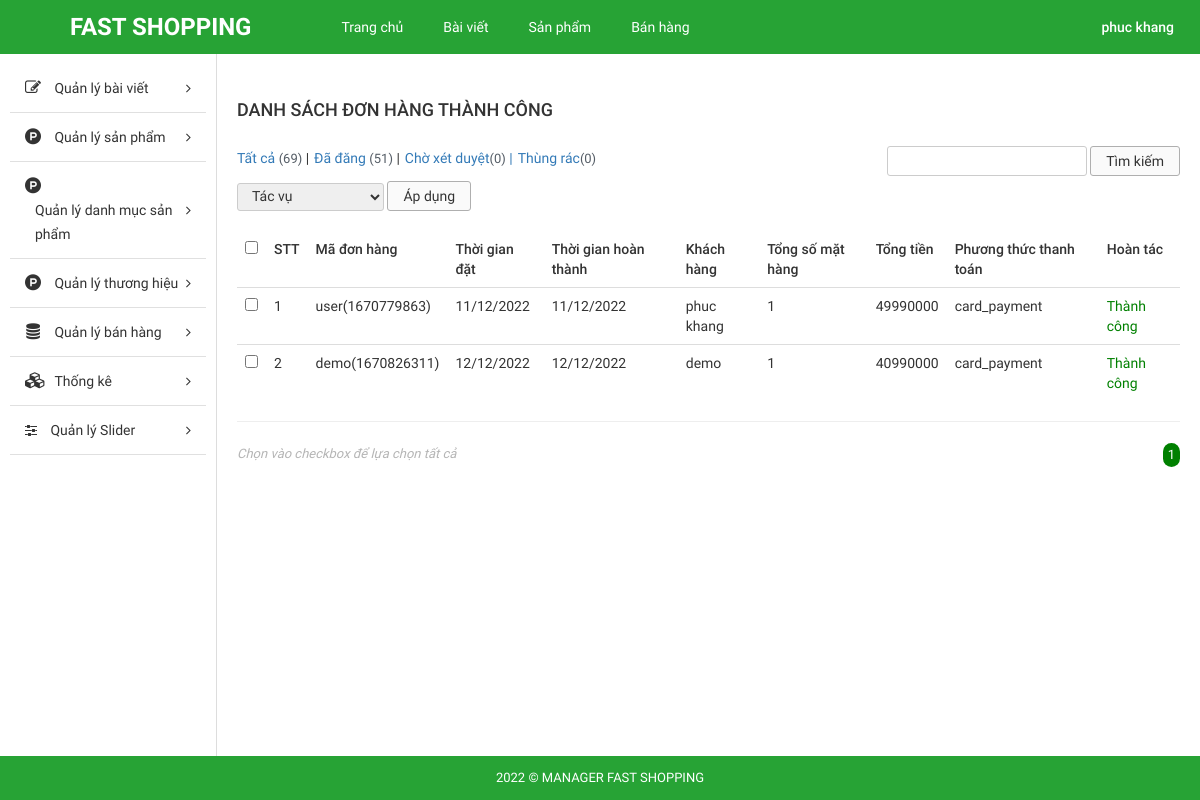
Page /Source_code/admin/index.php?modules=orders&controllers=index&action=list (signed in) on the committed database.
### tables this page shows
CREATE TABLE IF NOT EXISTS `tbl_order` (
  `id` int(11) NOT NULL AUTO_INCREMENT,
  `custom_id` int(11) NOT NULL,
  `total_price` float NOT NULL,
  `total_num_product` int(11) NOT NULL,
  `create_date` varchar(255) NOT NULL,
  `note` text NOT NULL,
  `payment_method` varchar(255) NOT NULL,
  `status` enum('Thành công','Chờ xác nhận','Hủy','') NOT NULL,
  `id_cart` int(11) NOT NULL,
  `time` varchar(255) NOT NULL,
  `code` varchar(255) NOT NULL,
  `date_confirm` varchar(255) NOT NULL,
  PRIMARY KEY (`id`),
  KEY `id_cart` (`id_cart`),
  KEY `tbl_order_ibfk_1` (`custom_id`)
);

### Source_code/admin/libraries/database.php (called while the page is built, shortened)
<?php
function db_query($query_string) {
    global $conn;
    $result = mysqli_query($conn, $query_string);
    return $result;
}
function db_fetch_row($query_string) {
    $mysqli_result = db_query($query_string);
    $result = mysqli_fetch_assoc($mysqli_result);
    return $result;
}
function db_fetch_array($query_string) {
    $result = array();
    $mysqli_result = db_query($query_string);
    while ($row = mysqli_fetch_assoc($mysqli_result)) {
        $result[] = $row;
    }
    return $result;
}

### Source_code/admin/modules/orders/models/indexModel.php (called while the page is built, shortened)
<?php
function getAllOrder(){
	return db_fetch_array("SELECT * FROM `tbl_order` WHERE `status` ='Thành công'");
}
function getNameCus($id){
	$data = db_fetch_row("SELECT * FROM `tbl_customer` WHERE `id` = '$id'");
	return $data['fullname'];
}
 ?>

### Source_code/admin/modules/orders/controllers/indexController.php (called while the page is built, shortened)
<?php
function listAction() {
	$data_tmp = getAllOrder();
	foreach ($data_tmp as $key => $value) {
		$data_tmp[$key]['fullname'] = getNameCus($data_tmp[$key]['custom_id']);
	}
	if(!empty($_GET['page'])){
		$page = $_GET['page'];
	}else{
		$page =1;
	}
	$numProduct = count($data_tmp);
	$productOnPage = 5;
	$num = ceil($numProduct/$productOnPage);
	$start = ($page - 1) * $productOnPage;
	$res =[];
	for ($i=$start; $i < $start+$productOnPage; $i++) {
		if(isset($data_tmp[$i]))
        $res[] = $data_tmp[$i];
	};
	$data = [$res, $num, $page];
	load_view('list',$data);
}
?>

### Source_code/admin/core/router.php (called while the page is built, shortened)
<?php
$action_name = get_action().'Action';
call_function(array('construct', $action_name));

### Source_code/admin/core/appload.php (called while the page is built, shortened)
<?php
require CONFIGPATH . DIRECTORY_SEPARATOR . 'database.php';
require LIBPATH . DIRECTORY_SEPARATOR . 'database.php';
require COREPATH . DIRECTORY_SEPARATOR . 'base.php';
require COREPATH . DIRECTORY_SEPARATOR . 'router.php';

### Source_code/admin/index.php (called while the page is built, shortened)
<?php
require COREPATH.DIRECTORY_SEPARATOR.'appload.php';

### Source_code/admin/modules/orders/views/listView.php (the view, shortened to what this page needs)
<div id="main-content-wp" class="list-product-page">
    <div class="wrap clearfix">
        <div id="content" class="fl-right">
            <div class="section" id="title-page">
                <div class="clearfix">
                    <h3 id="index" class="fl-left">Danh sách đơn hàng thành công</h3>
                </div>
            </div>
            <div class="section" id="detail-page">
                <div class="section-detail">
                    <div class="filter-wp clearfix">
                        <ul class="post-status fl-left">
                            <li class="all"><a href="">Tất cả <span class="count">(69)</span></a> |</li>
                            <li class="publish"><a href="">Đã đăng <span class="count">(51)</span></a> |</li>
                            <li class="pending"><a href="">Chờ xét duyệt<span class="count">(0)</span> |</a></li>
                            <li class="pending"><a href="">Thùng rác<span class="count">(0)</span></a></li>
                        </ul>
                        <form method="GET" class="form-s fl-right">
                            <input type="text" name="s" id="s">
                            <input type="submit" name="sm_s" value="Tìm kiếm">
                        </form>
                    </div>
                    <div class="actions">
                        <form method="GET" action="" class="form-actions">
                            <select name="actions">
                                <option value="0">Tác vụ</option>
                            </select>
                            <input type="submit" name="sm_action" value="Áp dụng">
                        </form>
                    </div>
                    <div class="table-responsive">
                        <table class="table list-table-wp">
                            <thead>
                                <tr>
                                    <td><input type="checkbox" name="checkAll" id="checkAll"></td>
                                    <td><span class="thead-text">STT</span></td>
                                    <td><span class="thead-text">Mã đơn hàng</span></td>
                                    <td><span class="thead-text">Thời gian đặt</span></td>
                                    <td><span class="thead-text">Thời gian hoàn thành</span></td>
                                    <td><span class="thead-text">Khách hàng</span></td>
                                    <td><span class="thead-text">Tổng số mặt hàng</span></td>
                                    <td><span class="thead-text">Tổng tiền</span></td>
                                    <td><span class="thead-text">Phương thức thanh toán</span></td>
                                    <td><span class="thead-text">Hoàn tác</span></td>
                                </tr>
                            </thead>
                            <tbody>
                                <?php if(!empty($data['0'])) foreach ($data['0'] as $key => $value) {?>
                                <tr>
                                    <td><input type="checkbox" name="checkItem" class="checkItem"></td>
                                    <td><span class="tbody-text"><?php echo ($key +1); ?></span></td>
                                    <td><span class="tbody-text"><?php  echo $value['code']; ?></span></td>
                                    <td><span class="tbody-text"><?php  echo $value['create_date']; ?></span></td>
                                    <td><span class="tbody-text"><?php  echo $value['date_confirm']; ?></span></td>
                                    <td><span class="tbody-text"><?php  echo $value['fullname']; ?></span></td>
                                    <td><span class="tbody-text"><?php  echo $value['total_num_product']; ?></span></td>
                                    <td><span class="tbody-text"><?php  echo $value['total_price']; ?></h3></span>
                                    <td><span class="tbody-text"><?php  echo $value['payment_method']; ?></span></td>
                                    <td><span class="tbody-text" style="color: green;">Thành công</span></td>
                                </tr>
                                <?php }; ?>
                            </tbody>
                        </table>
                        <hr>
                    </div>
                </div>
            </div>
            <div class="section" id="paging-wp">
                <div class="section-detail clearfix">
                    <p id="desc" class="fl-left">Chọn vào checkbox để lựa chọn tất cả</p>
                    <ul id="list-paging" class="fl-right">
                        <?php for ($i=1; $i <= $data['1'] ; $i++) { ?>
                        <li>
                            <a <?php if($i == $data['2']) echo 'style="background-color: green;color:white; border-radius:300px;"';  ?>  href="?modules=orders&controllers=index&action=list&page=<?php echo $i; ?>" title=""><?php echo $i; ?></a>
                        </li>
                        <?php }; ?>
                    </ul>
                </div>
            </div>
        </div>
    </div>
</div>

### Source_code/admin/core/base.php (shortened to what this page needs)
<?php
function get_module() {
    global $config;
    $module = isset($_GET['modules']) ? $_GET['modules'] : $config['default_module'];
    return $module;
}
function call_function($list_function = array()) {
    if (is_array($list_function)) {
        foreach ($list_function as $f) {
            if (function_exists($f())) {
                $f();
            }
        }
    }
}
function load_view($name, $data_send = array()) {
    $data = $data_send;
    $path = MODULESPATH . DIRECTORY_SEPARATOR . get_module() . DIRECTORY_SEPARATOR . 'views' . DIRECTORY_SEPARATOR . $name . 'View.php';
    if (file_exists($path)) {
        require $path;
    } else {
        echo "Không tìm thấy {$path}";
    }
}
function get_header($name = '') {
    global $data;
    if (empty($name)) {
        $name = 'header';
    } else {
        $name = "header-{$name}";
    }
    $path = LAYOUTPATH . DIRECTORY_SEPARATOR . $name . '.php';
    if (file_exists($path)) {
        if (is_array($data)) {
            foreach ($data as $key => $a) {
                $$key = $a;
            }
        }
        require $path;
    } else {
        echo "Không tìm thấy {$path}";
    }
}
function get_footer($name = '') {
    global $data;
    if (empty($name)) {
        $name = 'footer';
    } else {
        $name = "footer-{$name}";
    }
    $path = LAYOUTPATH . DIRECTORY_SEPARATOR . $name . '.php';
    if (file_exists($path)) {
        if (is_array($data)) {
            foreach ($data as $key => $a) {
                $$key = $a;
            }
        }
        require $path;
    } else {
        echo "Không tìm thấy {$path}";
    }
}
function get_sidebar($name = '') {
    global $data;
    if (empty($name)) {
        $name = 'sidebar';
    } else {
        $name = "sidebar-{$name}";
    }
    $path = LAYOUTPATH . DIRECTORY_SEPARATOR . $name . '.php';
    if (file_exists($path)) {
        if (is_array($data)) {
            foreach ($data as $key => $a) {
                $$key = $a;
            }
        }
        require $path;
    } else {
        echo "Không tìm thấy {$path}";
    }
}
?>

### Source_code/admin/public/css/import/global.css (style rules this page uses)
body { font-family: "Roboto Regular"; font-size: 14px; line-height: 24px; color: #333; }
.fl-left { float: left; }
.fl-right { float: right; }
ul li { list-style: none!important; }
a { text-decoration: none!important; }

### Source_code/admin/public/css/import/list_post.css (style rules this page uses)
#content { width: 82%; border-left: 1px solid #ddd; padding: 20px; }
#index { font-family: 'Roboto Medium'; font-weight: normal; text-transform: uppercase; font-size: 18px; padding: 24px 0px; }
.list-table-wp thead tr td { font-family: 'Roboto Medium'; font-weight: normal; }
#paging-wp #desc { font-size: 13px; color: #b5b5b5; font-style: italic; }
#list-paging li { float: left; }
#list-paging li a { display: inline-block; color: #555; font-size: 13px; padding: 0px 5px; }
.filter-wp { margin-bottom: 5px; }
.actions { margin-bottom: 20px; }
.post-status li { float: left; font-size: 14px; margin-right: 5px; }
.post-status li .count { color: #555d66; font-size: 13px; display: inline-block; }
.form-s input[type="text"], .form-actions select { border-radius: 3px; border: 1px solid #ccc; padding: 2px 10px; }
.form-s input[type="submit"], .form-actions input[type="submit"] { border-radius: 3px; border: 1px solid #afafaf; padding: 2px 15px; background: #fafafa; }
.form-actions select { padding: 4px 10px; }

### Source_code/admin/public/css/import/menu.css (style rules this page uses)
.actions select { border-radius: 3px; border: 1px solid #ccc; padding: 4px 10px; }

### Source_code/admin/public/css/import/detail_order.css (style rules this page uses)
.table { margin-bottom: 0!important; }

### rows in the picture
tbl_order: code "user(1670779863)", create_date "11/12/2022", date_confirm "11/12/2022", fullname "phuc khang", total_num_product "1", total_price "49990000", payment_method "card_payment"
tbl_order: code "demo(1670826311)", create_date "12/12/2022", date_confirm "12/12/2022", fullname "demo", total_num_product "1", total_price "40990000", payment_method "card_payment"
